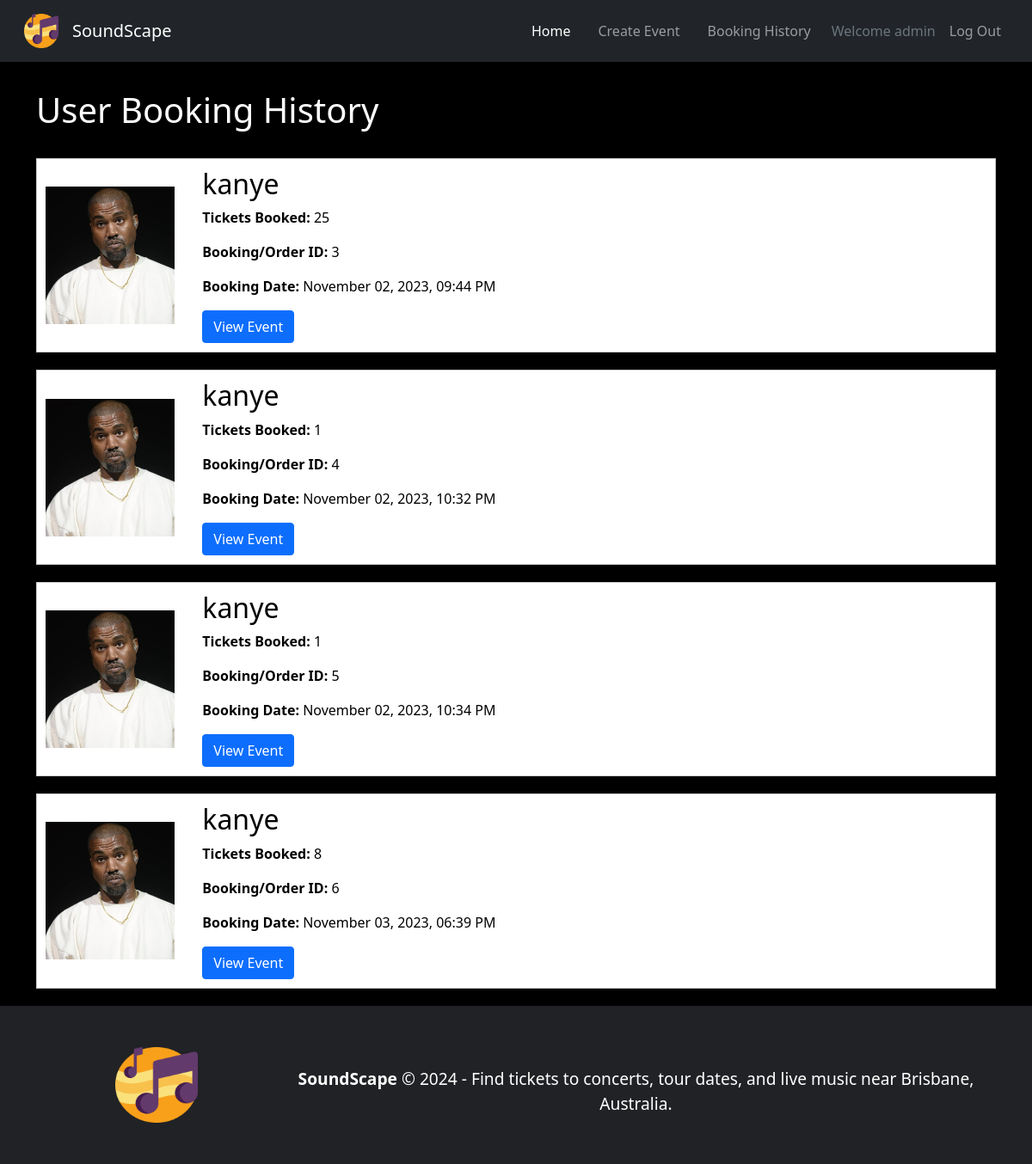
Page /events/booking-history (signed in) on the earlier database version.
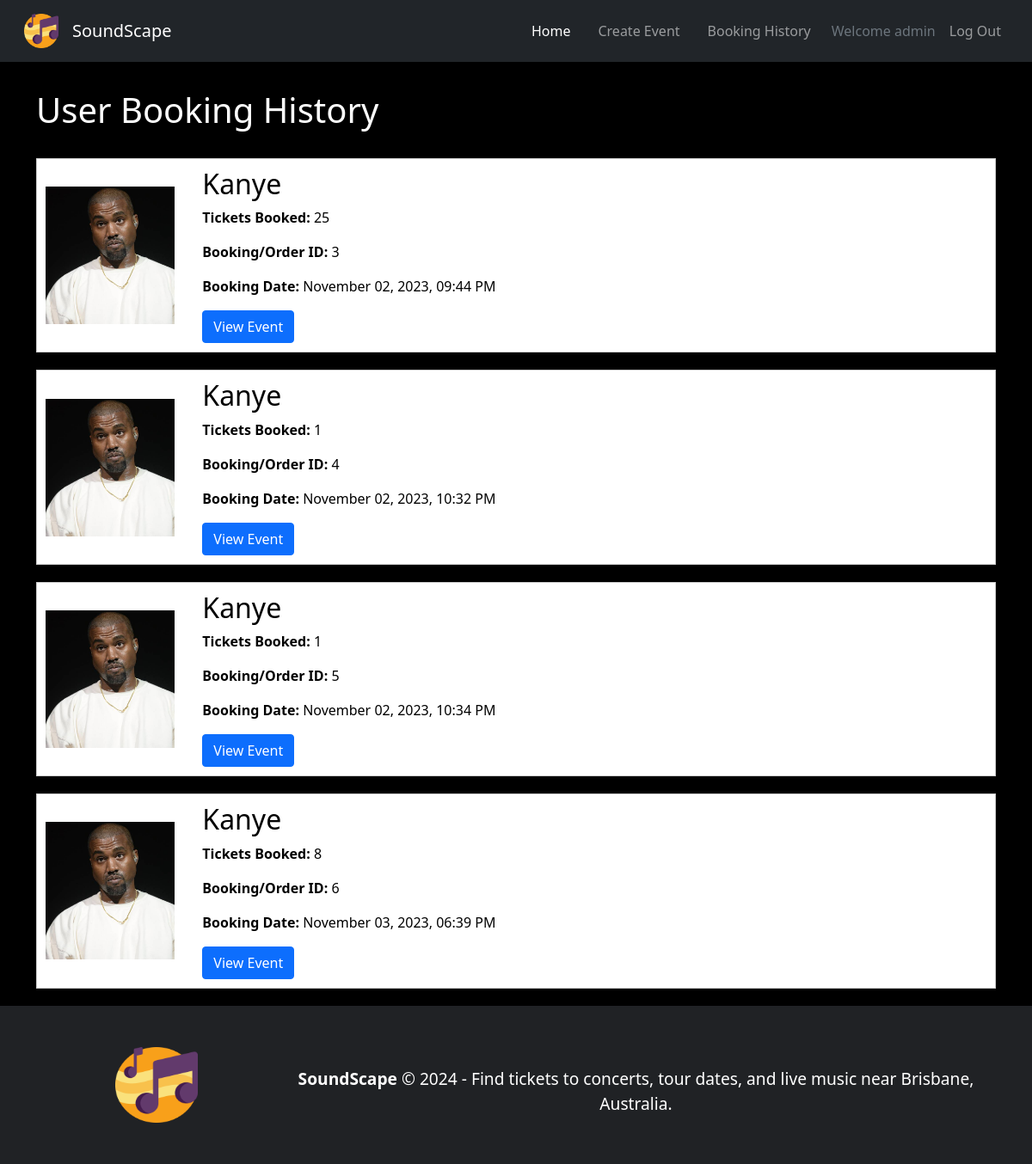
Same page on the later database version.
### soundscape/models.py (models this page shows, shortened)
class User(db.Model, UserMixin):
    __tablename__ = 'users'
    id = db.Column(db.Integer, primary_key=True)
    username = db.Column(db.String(100))
    email = db.Column(db.String(100))
    pass_hash = db.Column(db.String(255))
    contact_number = db.Column(db.Integer)
    home_address = db.Column(db.String(400))

class Booking(db.Model):
    __tablename__ = 'bookings'
    id = db.Column(db.Integer, primary_key=True)
    user_id = db.Column(db.Integer, db.ForeignKey('users.id'))
    user = db.relationship('User', backref='bookings', lazy=True)
    event_id = db.Column(db.Integer, db.ForeignKey('events.id'))
    event = db.relationship('Event', backref='bookings', lazy=True)
    type = db.Column(db.String(20))
    quantity = db.Column(db.Integer)
    booking_date = db.Column(db.DateTime, default=datetime.now())

class Event(db.Model):
    __tablename__ = 'events'
    id = db.Column(db.Integer, primary_key=True)
    title = db.Column(db.String(50))
    description = db.Column(db.String(400))
    image = db.Column(db.String(400))
    venue = db.Column(db.String(100))
    date = db.Column(db.Date, default=datetime.now())
    status = db.Column(db.String(50))
    price = db.Column(db.Float)
    genre = db.Column(db.String(100))
    start_time = db.Column(db.Time)
    end_time = db.Column(db.Time)
    tickets_available = db.Column(db.Integer)
    user_id = db.Column(db.Integer, db.ForeignKey('users.id'))
    user = db.relationship('User', backref='events', lazy=True)

### soundscape/events.py (the view)
@destbp.route('/booking-history')
@login_required
def booking_history():
    bookings = Booking.query.filter_by(user_id=current_user.id).all()
    return render_template('booking_history.html', bookings=bookings)

### soundscape/templates/booking_history.html (shortened to what this page needs)
{% extends 'base.html' %}
{% block content %}
<main>
  <div class="container booking-history">
      <h1>User Booking History</h1>
      {% if not bookings %}
        <h1><strong>You have no bookings!</strong></h1>
      {% else %}
      <div class="booking-history">
          {% for booking in bookings %}
          <div class="event-entry">
              <img src="{{ booking.event.image }}" alt="Event Image" class="event-image">
              <div class="booking-info">
                  <h2>{{ booking.event.title }}</h2>
                  <p><strong>Tickets Booked:</strong> {{ booking.quantity }}</p>
                  <p><strong>Booking/Order ID:</strong> {{ booking.id }}</p>
                  <p><strong>Booking Date:</strong> {{ booking.booking_date.strftime('%B %d, %Y, %I:%M %p') }}</p>
                  <a href="{{ url_for('event.show', id=booking.event.id) }}" class="btn btn-primary">View Event</a>
              </div>
          </div>
          {% endfor %}
      </div>
      {% endif %}
  </div>
</main>
{% endblock %}

### soundscape/templates/base.html (shortened to what this page needs)
<!DOCTYPE html>
<html lang="en">
<head>
  <link href="https://cdn.jsdelivr.net/npm/bootstrap@5.1.3/dist/css/bootstrap.min.css" rel="stylesheet">
  <link rel="stylesheet" href="{{ url_for('static', filename='css/styles.css') }}">
</head>
<body class="index-bg">
  <nav class="navbar navbar-expand-lg navbar-dark bg-dark p-3">
    <div class="container-fluid">
      <img class="nav-logo" src="{{ url_for('static', filename='img/music-notes.png') }}">
      <a class="navbar-brand" href="/">SoundScape</a>
      <div class="collapse navbar-collapse" id="navbarNavDropdown">
        <ul class="navbar-nav ms-auto">
          <li class="nav-item">
            <a class="nav-link mx-2 active" href="{{ url_for('main.index') }}">Home</a>
          </li>
          <li class="nav-item">
            <a class="nav-link mx-2" href="{{ url_for('event.create') }}">Create Event</a>
          </li>
          <li class="nav-item">
            <a class="nav-link mx-2" href="{{ url_for('event.booking_history') }}">Booking History</a>
          </li>
          {% if current_user.is_authenticated %}
          <li class="nav-item">
            <a class="nav-item nav-link disabled text-muted" href="/">Welcome <span>{{current_user.username}}</span></a>
          </li>
          <li class="nav-item">
            <a class="nav-item nav-link" href="{{ url_for('auth.logout') }}">Log Out</a>
          </li>
          {% endif %}
        </ul>
      </div>
    </div>
  </nav>
  {% block content %}
  {% endblock %}
  <footer class="text-center text-lg-start text-white">
    <div class="container p-4">
        <section>
            <div class="row align-items-center">
                <div class="col-12 col-md-3 col-lg-3 col-xl-3 mb-4 text-center">
                    <img class="footer-logo" src="{{ url_for('static', filename='img/music-notes.png') }}">
                </div>
                <div class="col-12 col-md-9 col-lg-9 col-xl-9 mt-3 text-center">
                    <p class="footer-text mb-0 font-weight-bold"><span style="font-weight: bold;">SoundScape</span> &copy; {{ year }} - Find tickets to concerts, tour dates, and live music near Brisbane, Australia.
                    </p>
                </div>
            </div>
        </section>
    </div>
</footer>
</body>
</html>

### soundscape/static/css/styles.css (style rules this page uses)
html, body { background-image: url('static/img/crowd.jpg'); background-size: cover; background-repeat: no-repeat; background-attachment: fixed; height: 100%; width: 100%; margin: 0; background-color: #000000; }
footer { background-color: #202225; position: relative; }
span { font-weight: 500; }
.nav-logo { width: 3.5rem; padding-right: 1rem; }
.footer-logo { width: 6rem; height: 7rem; padding-top: 1.5rem; }
.footer-text { font-size: 1.2rem; }
.index-bg { color: #fff; background-image: url('https://images.unsplash.com/photo-1573152958734-1922c188fba3?ixlib=rb-4.0.3&ixid=M3wxMjA3fDB8MHxzZWFyY2h8NHx8Y29uY2VydCUyMGNyb3dkfGVufDB8fDB8fHww&w=1000&q=80'); height: auto; background-position: center; background-repeat: no-repeat; background-size: cover; position: relative; }
.index-bg::before { content: ""; position: absolute; top: 0; left: 0; height: 100%; width: 100%; margin: 0; background-color: rgba(0, 0, 0, 0.5); pointer-events: none; z-index: -1; }
.navbar-brand { font-weight: 500; }
.booking-history { margin-top: 2rem; min-height: 70vh; }
.event-entry { color: #000; border: 1px solid #ccc; background-color: #fff; padding: 10px; margin-bottom: 20px; display: flex; align-items: center; }
.event-image { max-width: 10rem; max-height: 10rem; margin-right: 2rem; }
.booking-info { flex-grow: 1; }

Differences in the rows shown:
changed through a linked row, Booking "November 02, 2023, 09:44 PM": event "kanye" → "Kanye"
changed through a linked row, Booking "November 02, 2023, 10:32 PM": event "kanye" → "Kanye"
changed through a linked row, Booking "November 02, 2023, 10:34 PM": event "kanye" → "Kanye"
changed through a linked row, Booking "November 03, 2023, 06:39 PM": event "kanye" → "Kanye"
